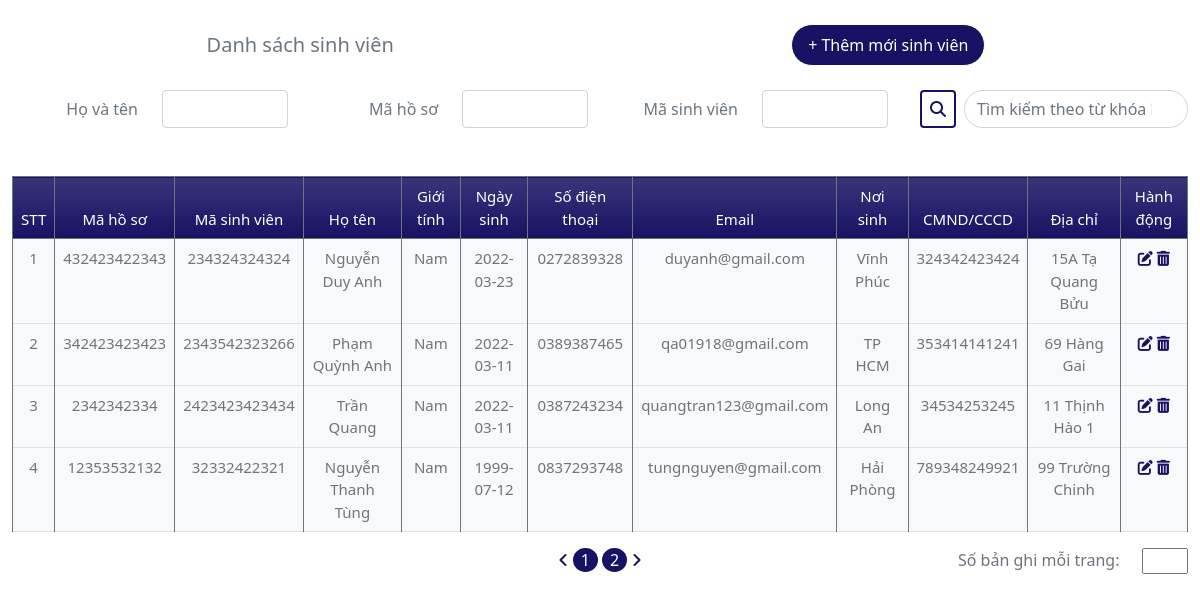
The page /api/list_student.php on the database its author committed.
### tables this page shows
CREATE TABLE `list_student` (
  `STT` int(20) NOT NULL,
  `ma_ho_so` varchar(20) NOT NULL,
  `ma_sinh_vien` varchar(255) NOT NULL,
  `ho` varchar(200) NOT NULL,
  `ten` varchar(255) NOT NULL,
  `gioi_tinh` varchar(200) NOT NULL,
  `ngay_sinh` varchar(200) NOT NULL,
  `SDT` varchar(20) NOT NULL,
  `Email` varchar(200) NOT NULL,
  `noi_sinh` varchar(200) NOT NULL,
  `cmnd_cccd` varchar(20) NOT NULL,
  `dia_chi` varchar(200) NOT NULL,
  `hanh_dong` varchar(200) NOT NULL
);

### api/list_process.php (called while the page is built, shortened)
<?php
    require_once '../config/db.php';
    $limit = 4;
    $page = 1;
    $offset = ($page - 1) * $limit;
    $query = mysqli_query($connect, "select * from `list_student` limit $limit offset $offset");
    $query_count = mysqli_query($connect, "select count(*) from `list_student`");
    $row_count = mysqli_fetch_array($query_count);
    $count = $row_count['count(*)'];
    $total_page = ceil($count/$limit);
?>

### api/list_student.php (the view, shortened to what this page needs)
<!DOCTYPE html>
<html lang="en">
<head>
    <link rel="stylesheet" href="../assets/css/list_student.css">
    <link type="text/css" rel="stylesheet" href="https://cdn.jsdelivr.net/npm/bootstrap@5.0.2/dist/css/bootstrap.min.css">
</head>
<?php
    require_once './list_process.php';
?>
<div class="container-fluid">
        <header class="header d-flex justify-content-around align-items-center">
            <h2 class="m-3 fs-5">Danh sách sinh viên</h2>
            <a class="add-btn rounded-pill m-4 py-2 px-3" href="./create_student.php" style="text-decoration: none;"> &plus; Thêm mới sinh viên</a>
        </header>
        <div class="row mb-3">
            <div class="col-sm-9 d-flex g-6">
                <form action="">
                    <div class="row">
                        <label for="colFormLabel" class="col-sm col-form-label d-flex justify-content-end">Họ và tên</label>
                        <div class="col-sm-2 gx-6">
                            <input type="text" class="form-control" id="colFormLabel">
                        </div>
                        <label for="colFormLabel" class="col-sm col-form-label d-flex justify-content-end">Mã hồ sơ</label>
                        <div class="col-sm-2 gx-6">
                            <input type="text" class="form-control" id="colFormabel">
                        </div>
                        <label for="colFormLabel" class="col-sm col-form-label d-flex justify-content-end">Mã sinh viên</label>
                        <div class="col-sm-2 gx-6">
                            <input type="text" class="form-control" id="colFormLabel">
                        </div>
                    </div>
                </form>
            </div>
            <div class="col-sm-3">
                <div class="d-flex flex-row gx-6">
                    <button class="search-btn rounded mx-2"><i class="fa-solid fa-magnifying-glass px-2"></i></button>
                    <input type="search" class="form-control rounded-pill" id="colFormLabel" placeholder="Tìm kiếm theo từ khóa bất kì">
                </div>
            </div>
        </div>
        <table class="table mt-5 text-center border border-collapse table-bordered" style="font-size: 15px;">
            <thead class="border border-secondary">
              <tr class="bg-gradient" style="background-color: #171263;">
                <th>STT</th>
                <th>Mã hồ sơ</th>
                <th>Mã sinh viên</th>
                <th>Họ tên</th>
                <th>Giới tính</th>
                <th>Ngày sinh</th>
                <th>Số điện thoại</th>
                <th>Email</th>
                <th>Nơi sinh</th>
                <th>CMND/CCCD</th>
                <th>Địa chỉ</th>
                <th>Hành động</th>
              </tr>
            </thead>
            <tbody>
                <?php
                    $i = 1;
                    while($row = mysqli_fetch_array($query)){
                ?>
                    <tr class="bg-light" id="info_student">
                        <td><?php echo $i++; ?></td>
                        <td><?php echo $row['ma_ho_so']; ?></td>
                        <td><?php echo $row['ma_sinh_vien']; ?></td>
                        <td><?php echo $row['ho']. " "; ?><?php echo $row['ten']; ?></td>
                        <td><?php echo $row['gioi_tinh']; ?></td>
                        <td><?php echo $row['ngay_sinh']; ?></td>
                        <td><?php echo $row['SDT']; ?></td>
                        <td><?php echo $row['Email']; ?></td>
                        <td><?php echo $row['noi_sinh']; ?></td>
                        <td><?php echo $row['cmnd_cccd']; ?></td>
                        <td><?php echo $row['dia_chi']; ?></td>
                        <td>
                            <a href="./edit.php?id=<?php echo $row['ma_sinh_vien']; ?>"><i class="fa-solid fa-pen-to-square"></i></a>
                            <a href="./delete.php?id=<?php echo $row['ma_sinh_vien']; ?>"><i class="fa-solid fa-trash-can"></i></a>
                        </td>
                    </tr>
                <?php } ?>
            </tbody>
            </table>
            <div class="record d-flex justify-content-end">
                <div class="select m-auto">
                    <button class="bg-white border-0"><a href="list_student.php?page=<?php echo isset($_GET['page']) ? ( $_GET['page'] > 1 ? $_GET['page'] - 1 : 1) : 1 ?>"><i class="fa-solid fa-angle-left"></i></a></button>
                    <?php for($i = 1; $i <= $total_page; $i++) { ?>
                    <button class="px-2 rounded-circle border-0" style="background-color: #171263; color: #ffffff;"><a href="list_student.php?page=<?php echo $i ?>"><?php echo $i ?></a></button>
                    <?php } ?>
                    <button class="bg-white border-0"><a href="list_student.php?page=<?php echo isset($_GET['page']) ? ( $_GET['page'] > $total_page - 1 ? $total_page : $_GET['page'] + 1) : 2 ?>"><i class="fa-solid fa-angle-right"></i></a></button>
                </div>
                <div class="record-number d-flex position-absolute">
                    <label for="inputSoBanGhi" class="record-label"> Số bản ghi mỗi trang: </label>
                    <input type="number" class="record-form mr-1" id="inputSoBanGhi" style="height: 100%;">
                </div>
            </div>
    </div>
</html>

### assets/css/list_student.css (style rules this page uses)
* { margin: 0; padding: 0; box-sizing: border-box; color: #6c757d; }
.row input { padding-right: 20px; }
table, th, td { border-collapse: collapse; }
tr td { border: 1px solid #6c757d; }
th { color: #ffffff; font-weight: 500; }
.select button a { color: #ffffff; text-decoration: none; }
.select { margin-left: auto; margin-right: auto; }
.record-number { width: 230px; }
.record-label { width: 80%; }
.record-form { width: 20%; }
.add-btn { background-color: #171263; color: #ffffff; transition: all 0.3s ease-in; border: 1px solid #fff; }
.search-btn { border: 2px solid #171263; background-color: #ffffff; transition: all 0.3s ease-in-out; }
i { transition: all 0.3s ease-in-out; color: #171263; }

### rows shown on the page
list_student: ma_ho_so "432423422343", ma_sinh_vien "234324324324", ho "Nguyễn", ten "Duy Anh", gioi_tinh "Nam", ngay_sinh "2022-03-23", SDT "0272839328", Email "duyanh@gmail.com", noi_sinh "Vĩnh Phúc", cmnd_cccd "324342423424", dia_chi "15A Tạ Quang Bửu"
list_student: ma_ho_so "342423423423", ma_sinh_vien "2343542323266", ho "Phạm", ten "Quỳnh Anh", gioi_tinh "Nam", ngay_sinh "2022-03-11", SDT "0389387465", Email "qa01918@gmail.com", noi_sinh "TP HCM", cmnd_cccd "353414141241", dia_chi "69 Hàng Gai"
list_student: ma_ho_so "2342342334", ma_sinh_vien "2423423423434", ho "Trần", ten "Quang", gioi_tinh "Nam", ngay_sinh "2022-03-11", SDT "0387243234", Email "quangtran123@gmail.com", noi_sinh "Long An", cmnd_cccd "34534253245", dia_chi "11 Thịnh Hào 1"
list_student: ma_ho_so "12353532132", ma_sinh_vien "32332422321", ho "Nguyễn", ten "Thanh Tùng", gioi_tinh "Nam", ngay_sinh "1999-07-12", SDT "0837293748", Email "tungnguyen@gmail.com", noi_sinh "Hải Phòng", cmnd_cccd "789348249921", dia_chi "99 Trường Chinh"
